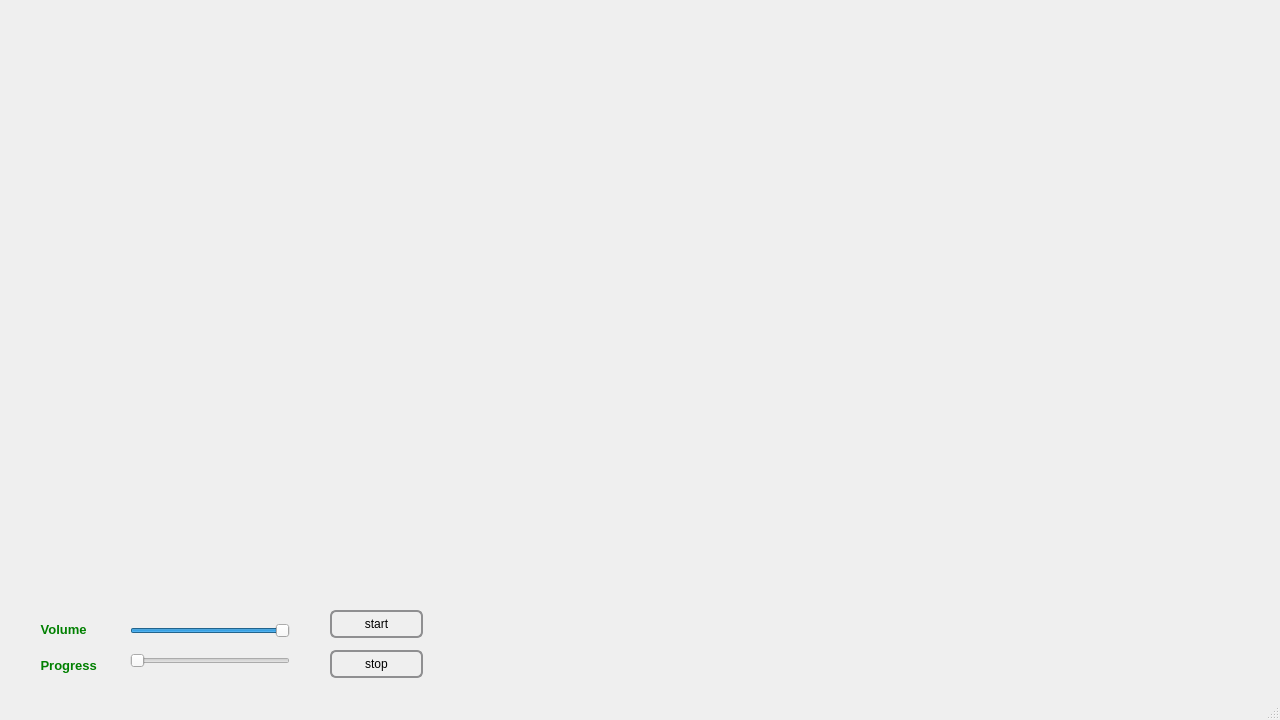
<?xml version="1.0" encoding="UTF-8"?>
<ui version="4.0">
 <class>MainWindow</class>
 <widget class="QMainWindow" name="MainWindow">
  <property name="geometry">
   <rect>
    <x>0</x>
    <y>0</y>
    <width>1280</width>
    <height>720</height>
   </rect>
  </property>
  <property name="minimumSize">
   <size>
    <width>1280</width>
    <height>720</height>
   </size>
  </property>
  <property name="maximumSize">
   <size>
    <width>1280</width>
    <height>720</height>
   </size>
  </property>
  <property name="baseSize">
   <size>
    <width>1280</width>
    <height>720</height>
   </size>
  </property>
  <property name="windowTitle">
   <string>MED++</string>
  </property>
  <property name="styleSheet">
   <string notr="true">centralwidget
{
background-image: url(:/main.png);
}</string>
  </property>
  <widget class="QWidget" name="centralwidget">
   <property name="styleSheet">
    <string notr="true">QWidget#centralwidget
{
background-image: url(:/main.png);
}</string>
   </property>
   <widget class="QWidget" name="widget" native="true">
    <property name="geometry">
     <rect>
      <x>380</x>
      <y>510</y>
      <width>571</width>
      <height>71</height>
     </rect>
    </property>
    <property name="styleSheet">
     <string notr="true">QPushButton:hover{
color:#ccc;

	border-color:#0DD4E1;
border-width:1px;
}



QPushButton{
border-style:solid;

background-color:#AARRGGBB ;
color:#fff;
border-radius:7px;
}</string>
    </property>
    <widget class="QPushButton" name="ad">
     <property name="geometry">
      <rect>
       <x>20</x>
       <y>10</y>
       <width>141</width>
       <height>41</height>
      </rect>
     </property>
     <property name="text">
      <string/>
     </property>
    </widget>
    <widget class="QPushButton" name="med">
     <property name="geometry">
      <rect>
       <x>210</x>
       <y>10</y>
       <width>151</width>
       <height>41</height>
      </rect>
     </property>
     <property name="text">
      <string/>
     </property>
    </widget>
    <widget class="QPushButton" name="sec">
     <property name="geometry">
      <rect>
       <x>410</x>
       <y>10</y>
       <width>151</width>
       <height>41</height>
      </rect>
     </property>
     <property name="text">
      <string/>
     </property>
    </widget>
   </widget>
   <widget class="QLabel" name="label_6">
    <property name="geometry">
     <rect>
      <x>20</x>
      <y>650</y>
      <width>101</width>
      <height>31</height>
     </rect>
    </property>
    <property name="text">
     <string>&lt;html&gt;&lt;head/&gt;&lt;body&gt;&lt;p align=&quot;center&quot;&gt;&lt;span style=&quot; font-size:10pt; font-weight:600; color:#008000;&quot;&gt;Progress &lt;/span&gt;&lt;/p&gt;&lt;/body&gt;&lt;/html&gt;</string>
    </property>
   </widget>
   <widget class="QPushButton" name="stop_button">
    <property name="geometry">
     <rect>
      <x>330</x>
      <y>650</y>
      <width>93</width>
      <height>28</height>
     </rect>
    </property>
    <property name="styleSheet">
     <string notr="true">QPushButton {
    border: 2px solid #8f8f91;
    border-radius: 6px;
    background-color: qlineargradient(x1: 0, y1: 0, x2: 0, y2: 1,
                                      stop: 0 #f6f7fa, stop: 1 #dadbde);
    min-width: 80px;
}
QPushButton:pressed {
    background-color: qlineargradient(x1: 0, y1: 0, x2: 0, y2: 1,
                                      stop: 0 #dadbde, stop: 1 #f6f7fa);
}

QPushButton:flat {
    border: none; /* no border for a flat push button */
}

QPushButton:default {
    border-color: navy; /* make the default button prominent */
}
QPushButton:open { /* when the button has its menu open */
    background-color: qlineargradient(x1: 0, y1: 0, x2: 0, y2: 1,
                                      stop: 0 #dadbde, stop: 1 #f6f7fa);
}

QPushButton::menu-indicator {
    image: url(menu_indicator.png);
    subcontrol-origin: padding;
    subcontrol-position: bottom right;
}

QPushButton::menu-indicator:pressed, QPushButton::menu-indicator:open {
    position: relative;
    top: 2px; left: 2px; /* shift the arrow by 2 px */
}</string>
    </property>
    <property name="text">
     <string>stop</string>
    </property>
    <property name="autoDefault">
     <bool>true</bool>
    </property>
   </widget>
   <widget class="QLabel" name="label_5">
    <property name="geometry">
     <rect>
      <x>30</x>
      <y>620</y>
      <width>71</width>
      <height>20</height>
     </rect>
    </property>
    <property name="text">
     <string>&lt;html&gt;&lt;head/&gt;&lt;body&gt;&lt;p align=&quot;center&quot;&gt;&lt;span style=&quot; font-size:10pt; font-weight:600; color:#008000;&quot;&gt;Volume &lt;/span&gt;&lt;/p&gt;&lt;/body&gt;&lt;/html&gt;</string>
    </property>
   </widget>
   <widget class="QPushButton" name="strart_Button">
    <property name="geometry">
     <rect>
      <x>330</x>
      <y>610</y>
      <width>93</width>
      <height>28</height>
     </rect>
    </property>
    <property name="styleSheet">
     <string notr="true">QPushButton {
    border: 2px solid #8f8f91;
    border-radius: 6px;
    background-color: qlineargradient(x1: 0, y1: 0, x2: 0, y2: 1,
                                      stop: 0 #f6f7fa, stop: 1 #dadbde);
    min-width: 80px;
}
QPushButton:pressed {
    background-color: qlineargradient(x1: 0, y1: 0, x2: 0, y2: 1,
                                      stop: 0 #dadbde, stop: 1 #f6f7fa);
}

QPushButton:flat {
    border: none; /* no border for a flat push button */
}

QPushButton:default {
    border-color: navy; /* make the default button prominent */
}
QPushButton:open { /* when the button has its menu open */
    background-color: qlineargradient(x1: 0, y1: 0, x2: 0, y2: 1,
                                      stop: 0 #dadbde, stop: 1 #f6f7fa);
}

QPushButton::menu-indicator {
    image: url(menu_indicator.png);
    subcontrol-origin: padding;
    subcontrol-position: bottom right;
}

QPushButton::menu-indicator:pressed, QPushButton::menu-indicator:open {
    position: relative;
    top: 2px; left: 2px; /* shift the arrow by 2 px */
}</string>
    </property>
    <property name="text">
     <string>start</string>
    </property>
    <property name="autoDefault">
     <bool>true</bool>
    </property>
   </widget>
   <widget class="QSlider" name="slidervolume">
    <property name="geometry">
     <rect>
      <x>130</x>
      <y>620</y>
      <width>160</width>
      <height>22</height>
     </rect>
    </property>
    <property name="value">
     <number>99</number>
    </property>
    <property name="orientation">
     <enum>Qt::Horizontal</enum>
    </property>
   </widget>
   <widget class="QSlider" name="sliderprogress">
    <property name="geometry">
     <rect>
      <x>130</x>
      <y>650</y>
      <width>160</width>
      <height>22</height>
     </rect>
    </property>
    <property name="toolTip">
     <string/>
    </property>
    <property name="value">
     <number>0</number>
    </property>
    <property name="orientation">
     <enum>Qt::Horizontal</enum>
    </property>
   </widget>
  </widget>
  <widget class="QStatusBar" name="statusbar"/>
 </widget>
 <resources/>
 <connections/>
</ui>
